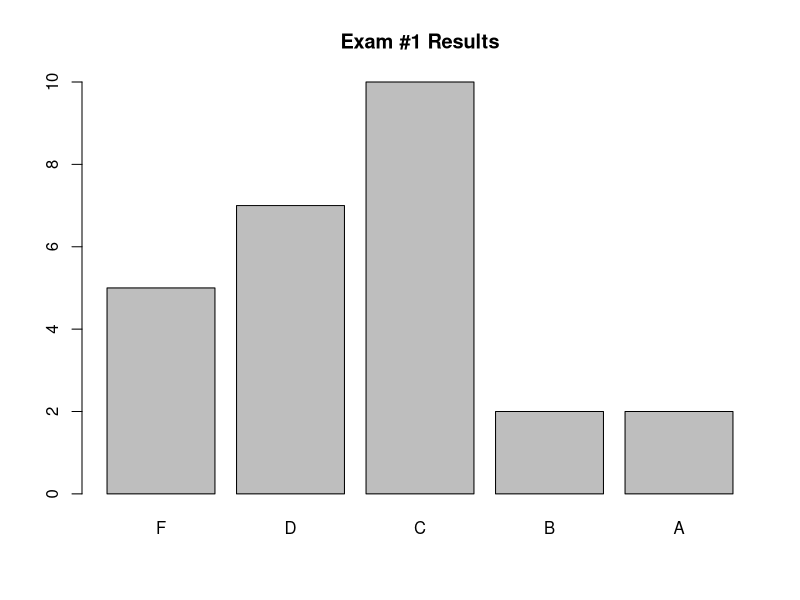

Recreate this plot in R. (Note: this script raises an error after producing the figure.)
## ---- chunk 1
points <- c(5, 5, 5, 5, 5, 5, 5, 5, 15, 20, 10, 5, 10, 2, 3)
g <- data.frame(q1a    = points[1]  - c( 0,  0,  0,  0,  0,  0,  0,  0,  0,  0,  0,  0,  0,  0,  0,  0,  0,  0,  0,  0,  0,  0,  0,  0,  0,  0),
                q1b    = points[2]  - c( 0,  0,  0,  2,  0,  0,  0,  0,  0,  0,  0,  0,  0,  0,  0,  0,  3,  0,  0,  0,  0,  0,  0,  0,  0,  0),
                q1c    = points[3]  - c( 0,  0,  3,  3,  3,  3,  3,  3,  3,  3,  3,  3,  4,  3,  3,  3,  3,  3,  3,  3,  3,  3,  3,  3,  3,  3),
                q1d    = points[4]  - c( 0,  0,  0,  0,  0,  0,  2,  0,  2,  0,  0,  0,  1,  0,  2,  0,  0,  0,  0,  0,  0,  0,  0,  0,  0,  0),
                q2a    = points[5]  - c( 1,  0,  0,  4,  2,  3,  0,  5,  0,  0,  0,  4,  0,  0,  0,  0,  0,  0,  0,  0,  0,  1,  0,  0,  0,  0),
                q2b    = points[6]  - c( 1,  3,  3,  3,  1,  3,  3,  5,  1,  1,  1,  3,  1,  2,  0,  1,  3,  0,  1,  1,  1,  3,  1,  1,  3,  1),
                q2c    = points[7]  - c( 5,  2,  4,  4,  2,  4,  4,  5,  2,  5,  4,  4,  0,  3,  4,  4,  4,  0,  4,  1,  4,  4,  4,  0,  3,  1),
                q2d    = points[8]  - c( 5,  5,  4,  4,  5,  4,  5,  5,  2,  5,  5,  4,  4,  4,  4,  2,  4,  5,  4,  4,  4,  4,  3,  4,  5,  4),
                q3     = points[9]  - c( 7,  0,  2, 10, 10,  3, 10,  2,  3,  5, 10,  1,  5,  3,  5,  0,  4,  0,  1,  7,  2,  7,  0,  5,  0,  0),
                q4     = points[10] - c(10, 10, 19, 15, 15, 11, 15, 11,  7, 13, 15, 13, 11, 12, 12, 20, 13,  2, 12, 10, 15,  5, 10,  0, 11,  5),
                q5a    = points[11] - c( 0,  0,  8,  0,  0,  0,  0,  0,  0,  0,  0,  0,  0,  0,  0,  0,  0,  0,  0,  0,  0,  0,  3,  0,  0,  0),
                q5b    = points[12] - c( 0,  1,  4,  1,  0,  1,  0,  0,  0,  0,  0,  0,  0,  0,  1,  0,  1,  0,  1,  0,  0,  1,  1,  0,  1,  0),
                q5c    = points[13] - c( 0,  0,  9,  9,  8,  8,  1,  9,  3,  0,  0,  0,  9,  0,  9,  0,  9,  0,  0,  0,  0,  9,  9,  0,  0,  0),
                q5d    =              c( 2,  2,  0,  0,  2,  2,  0,  1,  1,  2,  2,  2,  2,  2,  2,  2,  0,  2,  2,  2,  2,  0,  0,  2,  2,  2),
                q5e    =              c( 3,  3,  0,  1,  1,  1,  3,  1,  0,  1,  3,  1,  0,  3,  0,  3,  1,  3,  3,  3,  3,  1,  0,  3,  3,  1))
                
g$grades <- rowSums(g)
summary(g$grades)

g$lgrades <- ifelse (g$grades<60, 'F', ifelse (g$grades<70, 'D', ifelse (g$grades<80, 'C', ifelse (g$grades<90, 'B', 'A'))))
g$lgrades <- factor(g$lgrades, c('F', 'D', 'C', 'B', 'A'))
barplot(table(g$lgrades))
title('Exam #1 Results')
## ---- chunk 2
g2 <- data.frame(question = c(rep('q1a', length(g$q1a)),
                              rep('q1b', length(g$q1b)),
                              rep('q1c', length(g$q1c)),
                              rep('q1d', length(g$q1d)),
                              rep('q2a', length(g$q2a)),
                              rep('q2b', length(g$q2b)),
                              rep('q2c', length(g$q2c)),
                              rep('q2d', length(g$q2d)),
                              rep('q3',  length(g$q3)),
                              rep('q4',  length(g$q4)),
                              rep('q5a', length(g$q5a)),
                              rep('q5b', length(g$q5b)),
                              rep('q5c', length(g$q5c)),
                              rep('q5d', length(g$q5d)),
                              rep('q5e', length(g$q5e))),
                 score = 100*c(g$q1a/points[1], g$q1b/points[2], g$q1c/points[3], g$q1d/points[4], 
                               g$q2a/points[5], g$q2b/points[6], g$q2c/points[7], g$q2d/points[8], 
                               g$q3/points[9], g$q4/points[10], 
                               g$q5a/points[11], g$q5b/points[12], g$q5c/points[13], g$q5d/points[14], g$q5e/points[15]))
plot(g2$question, g2$score)
title('Individual Question Results')
## ---- chunk 3
g$grades <- g$grades + 5 # Because q2d should not have been on the exam
summary(g$grades)

g$lgrades <- ifelse (g$grades<60, 'F', ifelse (g$grades<70, 'D', ifelse (g$grades<80, 'C', ifelse (g$grades<90, 'B', 'A'))))
g$lgrades <- factor(g$lgrades, c('F', 'D', 'C', 'B', 'A'))
barplot(table(g$lgrades))
title('Exam #1 Results')
